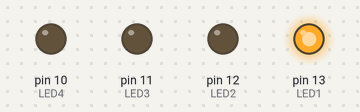
A sketch run on a simulated Arduino Uno, built with avr-gcc and run on an emulated ATmega328P. Shown: output pins drawn as LEDs (lit = HIGH).

Above: at 0.5 s.
At 2.5 s:
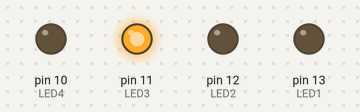
At 3.5 s:
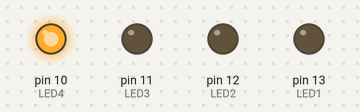
At 5.5 s:
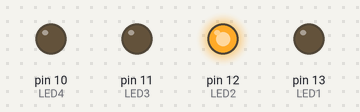
Timing chart, 0 to 7.8 s (numbered marks = the images above):
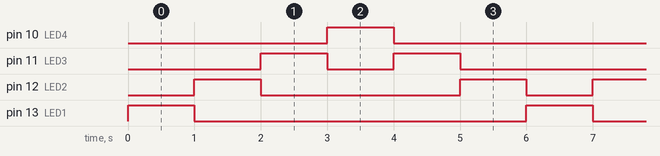

Measured:
- by itself, pin 10 (LED4), pin 13 (LED1): alternates HIGH for 1.0 s and LOW for 5.0 s
- by itself, pin 11 (LED3): repeats every 6.0 s: LOW 1.0 s, HIGH 1.0 s, LOW 3.0 s, HIGH 1.0 s
- by itself, pin 12 (LED2): repeats every 6.0 s: LOW 3.0 s, HIGH 1.0 s, LOW 1.0 s, HIGH 1.0 s

The sketch:

Q2_Sheet1_code__.ino
```cpp
//////// Q2 Sheet1////////
const int LED1 =13;
const int LED2 =12;
const int LED3 =11;
const int LED4 =10;
void setup() {
pinMode(LED1,OUTPUT);
pinMode(LED2,OUTPUT);
pinMode(LED3,OUTPUT);
pinMode(LED4,OUTPUT);
}

void loop() {
digitalWrite(LED1,HIGH);
delay(1000);
digitalWrite(LED1,LOW);
digitalWrite(LED2,HIGH);
delay(1000);
digitalWrite(LED2,LOW);
digitalWrite(LED3,HIGH);
delay(1000);
digitalWrite(LED3,LOW);
digitalWrite(LED4,HIGH);
delay(1000);
digitalWrite(LED4,LOW);
digitalWrite(LED3,HIGH);
delay(1000);
digitalWrite(LED3,LOW);
digitalWrite(LED2,HIGH);
delay(1000);
digitalWrite(LED2,LOW);
}
```
